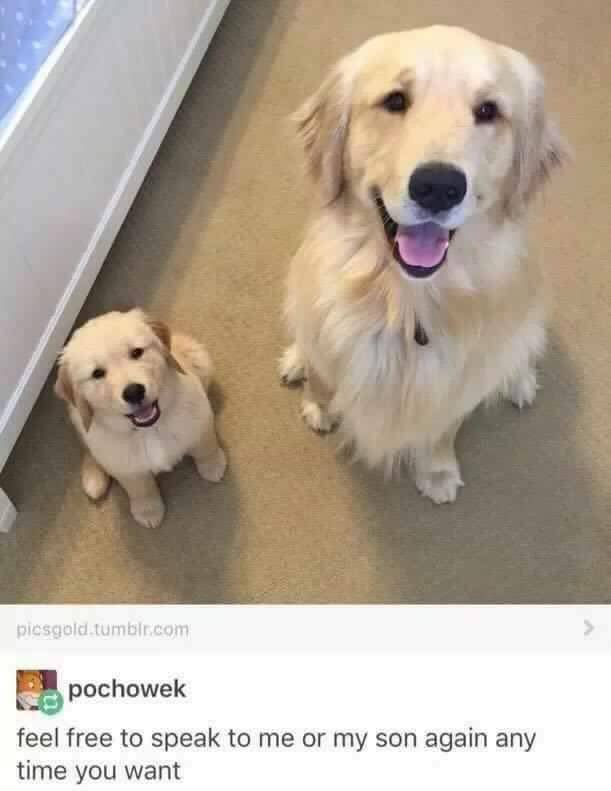
#> input picture general-img-handling-processing/puredogs.jpg, 611 x 791 px
$ python cv-2-2.py
#> lines starting #> are read from the running program, lines starting #| are printed output that depends on the picture
from PIL import Image
from matplotlib.pyplot import *
from numpy import *

# read image to array
img = array(Image.open('puredogs.jpg').convert('L'))
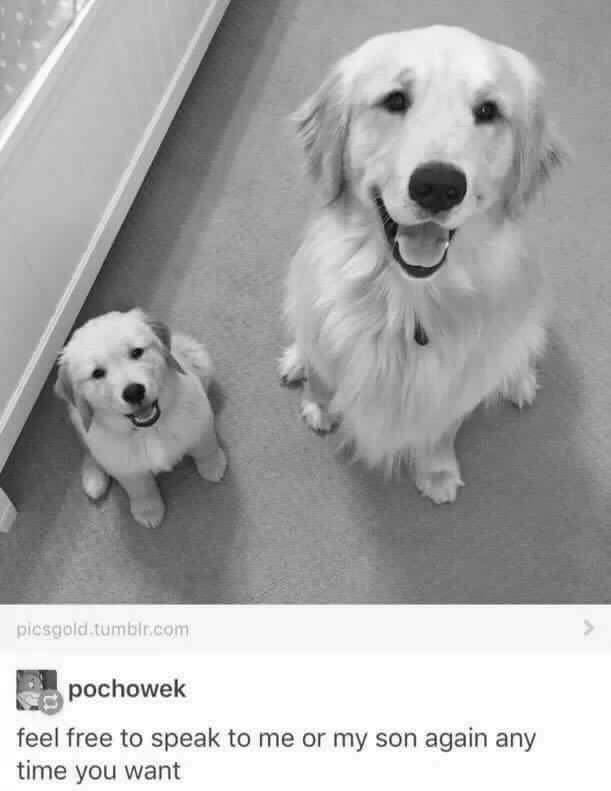
#> img: shape (791, 611); min 7, max 255, mean 170.9

# create new figure
figure()

# no colours
gray()

# show contours with origin upper left

contour(img, origin='image')
axis('equal')
axis('off')

title('gay pokemon but evil')

figure()
hist(img.flatten(),128)
show()
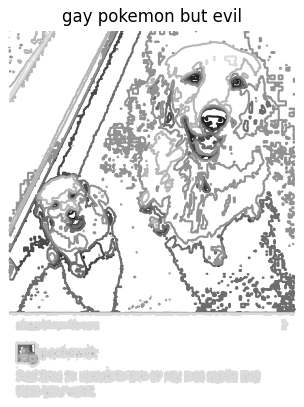
#> figure drawn by matplotlib, 1 panel
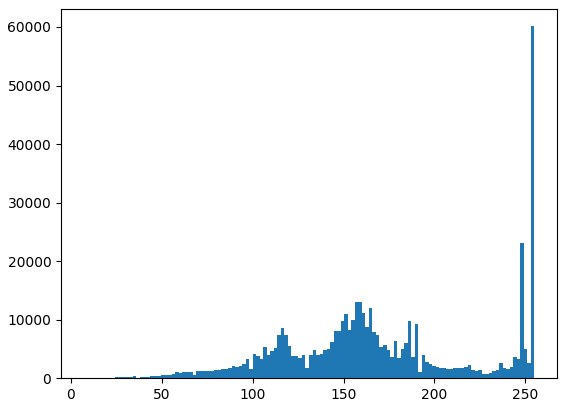
#> figure drawn by matplotlib, 1 panel; tallest bar 60136 high, from x = 253.1 to 255
